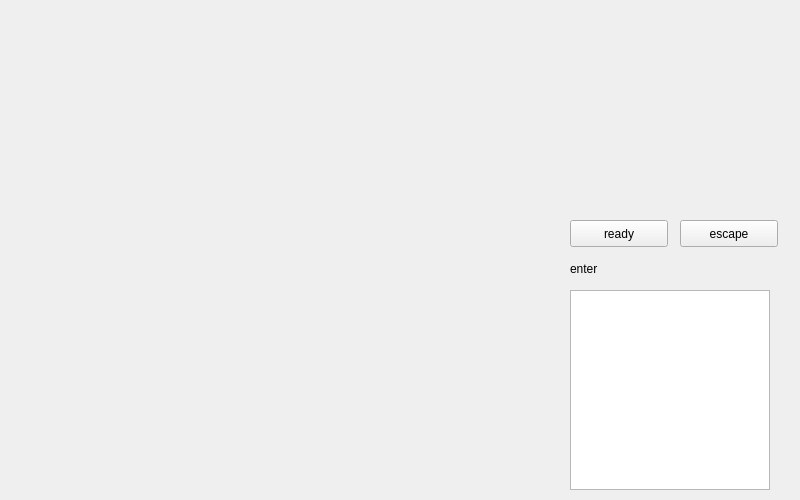
<?xml version="1.0" encoding="UTF-8"?>
<ui version="4.0">
 <class>JSnakeWidget</class>
 <widget class="QWidget" name="JSnakeWidget">
  <property name="geometry">
   <rect>
    <x>0</x>
    <y>0</y>
    <width>800</width>
    <height>500</height>
   </rect>
  </property>
  <property name="windowTitle">
   <string>Form</string>
  </property>
  <widget class="QListWidget" name="list_players">
   <property name="geometry">
    <rect>
     <x>570</x>
     <y>290</y>
     <width>200</width>
     <height>200</height>
    </rect>
   </property>
  </widget>
  <widget class="QWidget" name="gridLayoutWidget">
   <property name="geometry">
    <rect>
     <x>570</x>
     <y>70</y>
     <width>200</width>
     <height>135</height>
    </rect>
   </property>
   <layout class="QGridLayout" name="gridLayout"/>
  </widget>
  <widget class="QPushButton" name="btn_ready">
   <property name="geometry">
    <rect>
     <x>570</x>
     <y>220</y>
     <width>98</width>
     <height>27</height>
    </rect>
   </property>
   <property name="text">
    <string>ready</string>
   </property>
   <property name="checkable">
    <bool>true</bool>
   </property>
  </widget>
  <widget class="QPushButton" name="btn_escape">
   <property name="geometry">
    <rect>
     <x>680</x>
     <y>220</y>
     <width>98</width>
     <height>27</height>
    </rect>
   </property>
   <property name="text">
    <string>escape</string>
   </property>
  </widget>
  <widget class="QLabel" name="lab_gamestate">
   <property name="geometry">
    <rect>
     <x>570</x>
     <y>260</y>
     <width>201</width>
     <height>17</height>
    </rect>
   </property>
   <property name="text">
    <string>enter</string>
   </property>
  </widget>
 </widget>
 <resources/>
 <connections/>
</ui>
